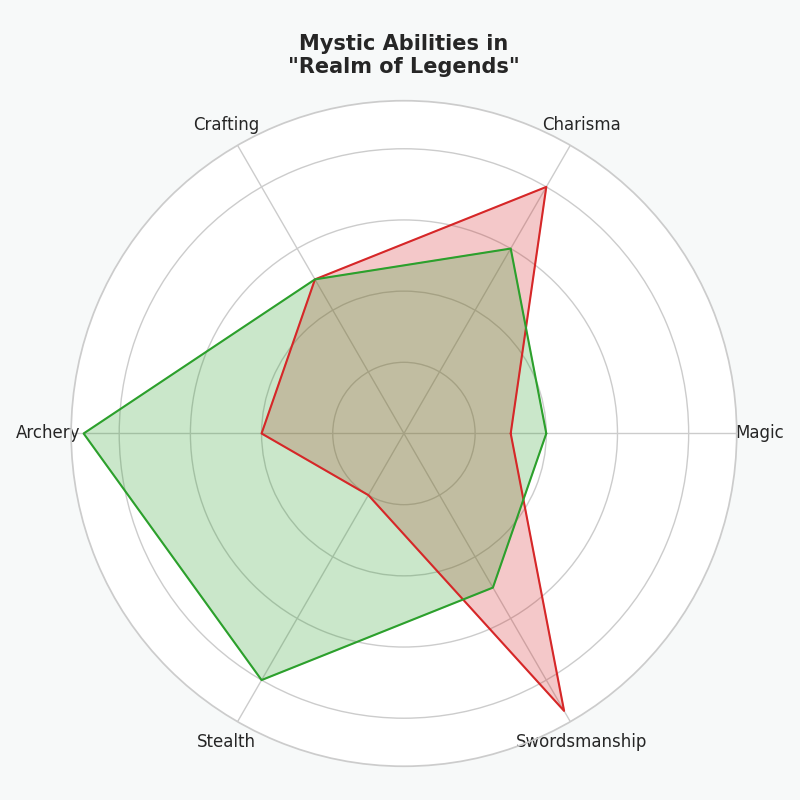

Here is the Python script that generated this plot:
import matplotlib.pyplot as plt
import numpy as np

skills = ['Magic', 'Charisma', 'Crafting', 'Archery', 'Stealth', 'Swordsmanship']
num_skills = len(skills)

knight_skills = [3, 8, 5, 4, 2, 9]
archer_skills = [4, 6, 5, 9, 8, 5]

angles = np.linspace(0, 2 * np.pi, num_skills, endpoint=False).tolist()

knight_skills += knight_skills[:1]
archer_skills += archer_skills[:1]
angles += angles[:1]

fig, ax = plt.subplots(figsize=(8, 8), subplot_kw=dict(polar=True))
fig.patch.set_facecolor('#f7f9f9')

ax.fill(angles, knight_skills, color='tab:red', alpha=0.25)
ax.plot(angles, knight_skills, color='tab:red', linewidth=1.5)

ax.fill(angles, archer_skills, color='tab:green', alpha=0.25)
ax.plot(angles, archer_skills, color='tab:green', linewidth=1.5)

ax.set_yticklabels([])  
ax.set_xticks(angles[:-1])
ax.set_xticklabels(skills, fontsize=12)

ax.set_title('Mystic Abilities in\n"Realm of Legends"', fontsize=15, fontweight='bold', pad=20)

plt.tight_layout()
plt.show()
